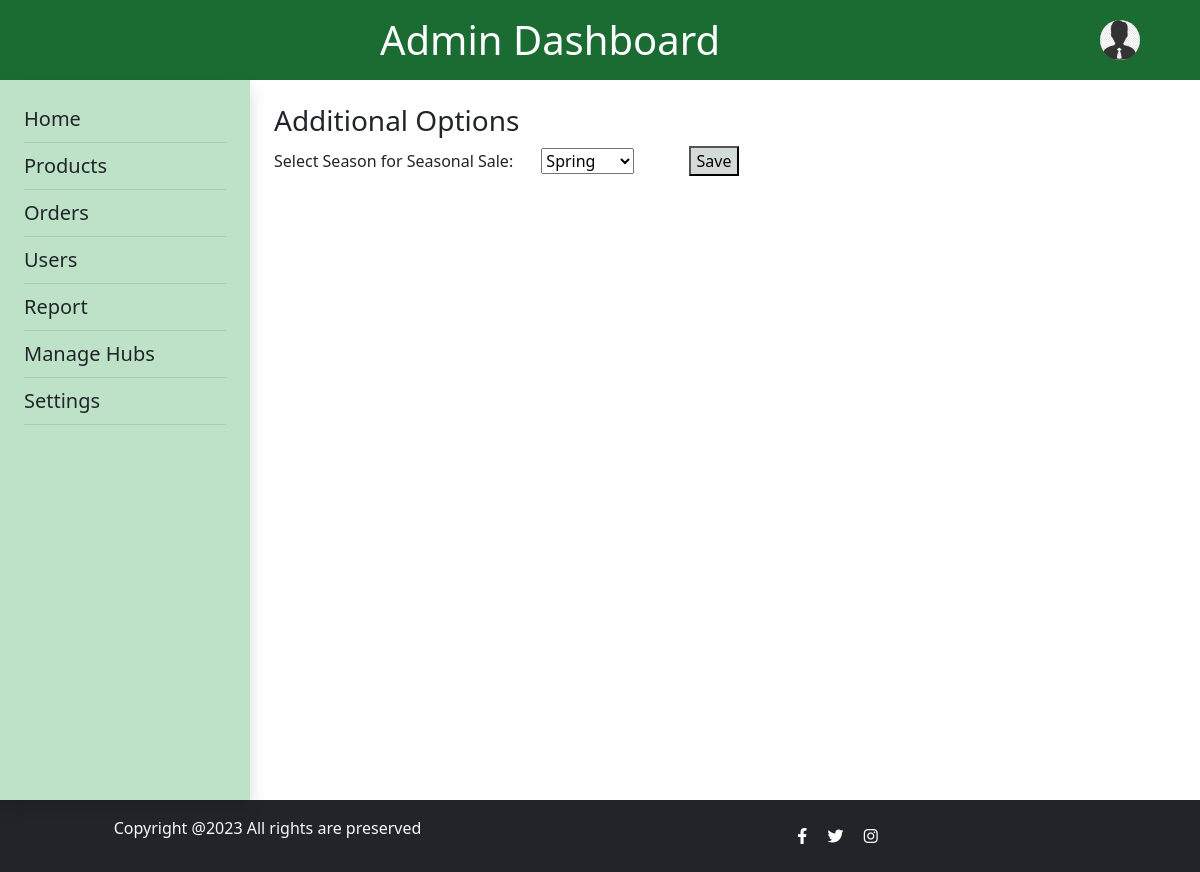
Before: /admin_settings/ with the older database file.
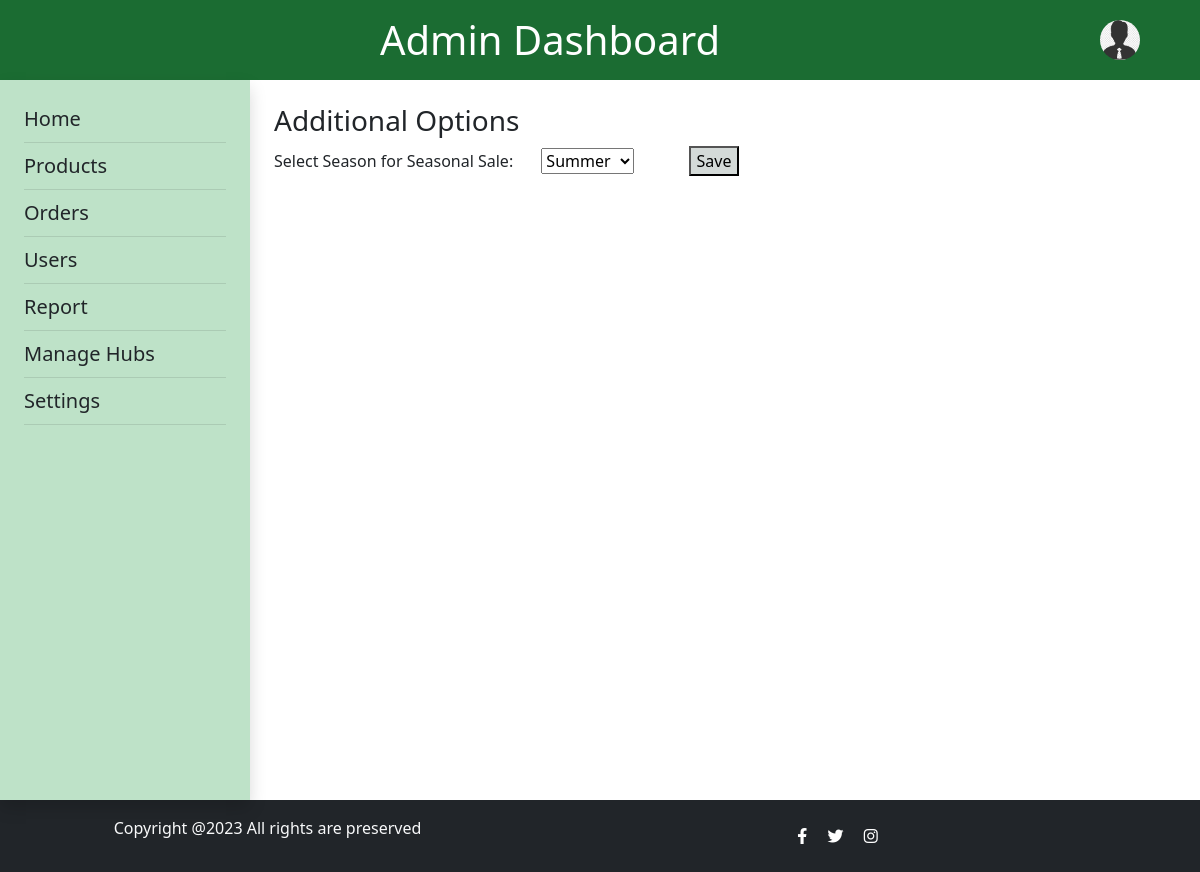
After: the same page with the newer database file.
### agriselect/models.py (models this page shows)
class AdminSettings(models.Model):
    SEASON_CHOICES = [
        ('spring', 'Spring'),
        ('summer', 'Summer'),
        ('autumn', 'Autumn'),
        ('winter', 'Winter'),
        ('monsoon', 'Monsoon'),
    ]
    selected_season = models.CharField(max_length=20, choices=SEASON_CHOICES,default='summer')

### agriselect/views.py (the view)
# urls.py: path('admin_settings/', views.admin_settings, name='admin_settings'),
def admin_settings(request):
    admin_settings_obj, created = AdminSettings.objects.get_or_create(pk=1)
    if request.method == 'POST':
        selected_season = request.POST.get('selected_season')
        admin_settings_obj.selected_season = selected_season
        admin_settings_obj.save()
    return render(request, 'admin_settings.html', {'admin_settings_obj': admin_settings_obj})

### template/admin_settings.html (shortened to what this page needs)
{% load static %}
<!DOCTYPE html>
<html lang="en">
<head>
    <link rel="stylesheet" href="https://cdn.jsdelivr.net/npm/bootstrap@5.3.0/dist/css/bootstrap.min.css">
    <link rel="stylesheet" href="https://cdnjs.cloudflare.com/ajax/libs/font-awesome/6.3.0/css/all.min.css">
</head>
<body>
    <header class="py-3 d-flex" style="background-color: #1b6c32 ;padding-right: 5%;">
        <div class="container text-center">
            <h1 class="mb-0 text-white">Admin Dashboard</h1>
        </div>
        <div class="dropdown">
            <img src="{% static "img/admin_icon.jpg" %}" alt="User Avatar" class="rounded-circle dropdown-toggle mt-1" id="userDropdown" data-bs-toggle="dropdown" aria-expanded="false" style="width: 40px; height: 40px; cursor: pointer;">
        </div>
    </header>
    <div class="d-flex">
        <nav class="sidenav shadow p-4" style="width: 250px; height: calc(100vh - 80px);background-color: #bee2c8;"">
            <ul class="list-unstyled">
                <li><a href="{% url 'admin_dashboard' %}" class="text-dark text-decoration-none fs-5">Home</a></li>
                <li class="pb-2 mb-2" style="border-bottom: 1px solid rgba(0, 0, 0, 0.1);">
                <li><a href="{% url 'admin_products' %}" class="text-dark text-decoration-none fs-5">Products</a></li>
                <li class="pb-2 mb-2" style="border-bottom: 1px solid rgba(0, 0, 0, 0.1);">
                <li><a href="{% url 'admin_orders' %}" class="text-dark text-decoration-none fs-5">Orders</a></li>
                <li class="pb-2 mb-2" style="border-bottom: 1px solid rgba(0, 0, 0, 0.1);">
                <li><a href="{% url 'admin_users' %}" class="text-dark text-decoration-none fs-5">Users</a></li>
                <li class="pb-2 mb-2" style="border-bottom: 1px solid rgba(0, 0, 0, 0.1);">
                <li><a href="{% url 'admin_report' %}" class="text-dark text-decoration-none fs-5">Report</a></li>
                <li class="pb-2 mb-2" style="border-bottom: 1px solid rgba(0, 0, 0, 0.1);">
                <li><a href="{% url 'admin_hubs' %}" class="text-dark text-decoration-none fs-5">Manage Hubs</a></li>
                <li class="pb-2 mb-2" style="border-bottom: 1px solid rgba(0, 0, 0, 0.1);">
                <li><a href="{% url 'admin_settings' %}" class="text-dark text-decoration-none fs-5">Settings</a></li>
                <li class="pb-2 mb-2" style="border-bottom: 1px solid rgba(0, 0, 0, 0.1);">
            </ul>
        </nav>
        <main class="ms-4 mt-4">
            <section class="content">
                <h3>Additional Options</h3>
                <form method="POST" action="{% url 'admin_settings' %}">
                    <label for="season">Select Season for Seasonal Sale:</label>
                    <select id="season" name="selected_season" class="ms-4">
                        {% for choice in admin_settings_obj.SEASON_CHOICES %}
                            <option value="{{ choice.0 }}" {% if choice.0 == admin_settings_obj.selected_season %}selected{% endif %}>
                                {{ choice.1 }}
                            </option>
                        {% endfor %}
                    </select>
                    <button type="submit" style="background: #d4dad8; color:rgb(0, 0, 0); margin-left: 50px;">Save</button>
                </form>
            </section>
        </main>
    </div>
    <footer class="footer mt-0 py-3 bg-dark">
        <div class="container text-center">
        <div class="row text-center text-md-left align-items-center">
            <div class="col-md-5">
            <p class="text-light">Copyright @2023 All rights are preserved</p>
            </div>
            <div class="col-md-7">
            <a href="#" class="social-icons text-white"><i class="fab fa-facebook-f"></i></a>
            <a href="#" class="social-icons text-white"><i class="fab fa-twitter"></i></a>
            <a href="#" class="social-icons text-white"><i class="fab fa-instagram"></i></a>
            </div>
        </div>
        </div>
    </footer>
</body>
</html>

Changed rows visible on the page:
changed AdminSettings: selected_season "Spring" → "Summer"
